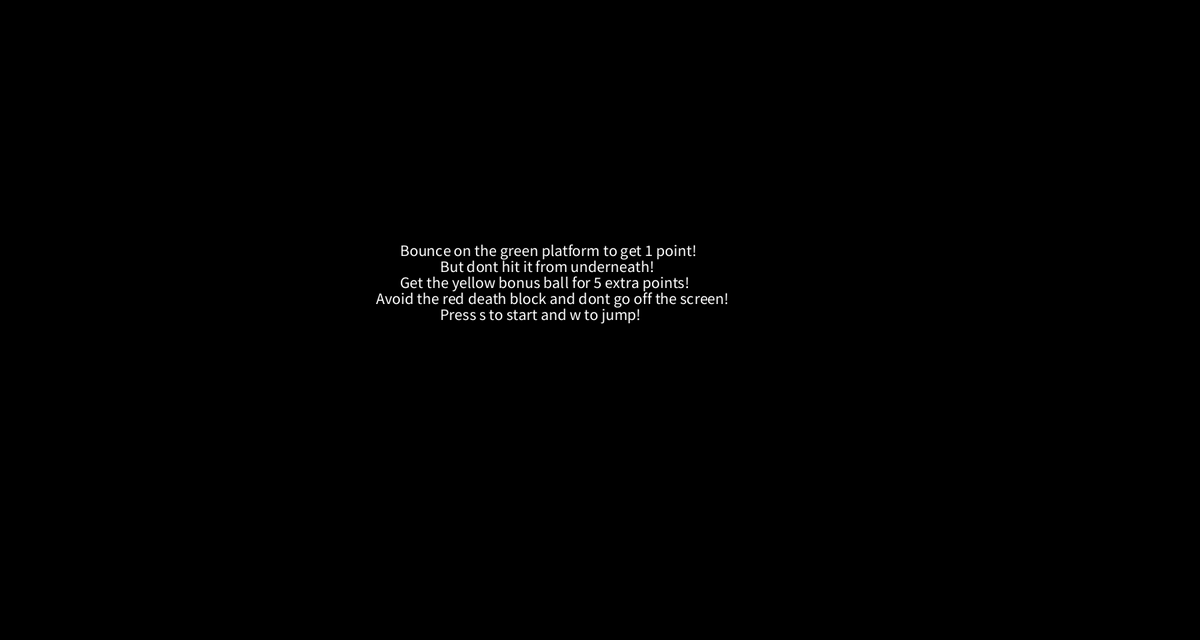
Frame 1 (no input)
Frame 60 (the mouse pressed at the canvas centre just before this capture): identical to frame 1, image omitted
Frame 120 (the mouse held since frame 60 and released just before this capture): identical to frame 1, image omitted

The Processing sketch that drew this single still picture (run headless with seeded random() and noise(); from frame 60 on, the mouse is pressed at the canvas centre):

// Processing sketch: ImpossibleGame
// ── ImpossibleGame.pde
//Trisha Miglani's final project game
GameManager game;

void setup() {
  size (1500, 800);
  game=new GameManager();
} 
void draw() {
  background(0);
  game.display();
  game.update();
}
void keyPressed() {
  game.action(key);
}


// ── Bonus.pde
class Bonus {
  int x;
  int y;
  int speed;
  Bonus() {
    x=int(random(width));
    y=int(random(height));
    speed = 9;
  }
  void draw() {
    fill(255, 255, 0);
    ellipse(x, y, 40, 40);
    textSize(10);
    fill(0);
    text("+5", x, y);
  }
  void move() {
    x=x-speed;
    if (x<=0) {
      x=width-40;
      y = int(random(height));
    }
  }
}


// ── Enemy.pde
class Enemy {
  int x;
  int y;
  int speed;
  Enemy() {
    x = int(random(width));
    y = int(random(height));
    speed = 5;
  }
  void draw() {
    fill(255, 0, 0);
    rect(x, y, 30, 30);
    textSize(10);
    fill(0, 255, 0);
    text("death", x, y+15);
  }
  void move() {
    x=x-speed;
    if (x<=0) {
      x=width;
      y=int(random(height));
    }
  }
}


// ── GameManager.pde
class GameManager {
  Player p;
  Obstacle o;
  Bonus b;
  Enemy e;
  Instructions i;
  boolean start = false;

  GameManager() {
    p = new Player();
    o = new Obstacle();
    b = new Bonus();
    e = new Enemy();
    i = new Instructions();
  }
  void display() {
    if (start==false){
    i.draw();
    }
    if (start==true) {
      o.draw();
      p.draw();
      b.draw();
      e.draw();
      fill(0, 255, 0);
      textSize(20);
      text ("Score:" + p.score, 20, 20);
    }
  }

  void update() {
    if (p.lives==1) {
      p.move();
      o.move();
      b.move();
      e.move();
      //The player gets a point everytime it bounces on top of the green block
      if (p.x+100>=o.x) {
        if (p.x<=o.x+500) {
          if (abs(o.y-(p.y+100))<=3) {
            p.y=o.y-100;
            p.speedchange(key);
            p.addpoints();
          }
        }
      }
      //The player dies if it hits the bottom of the green block
      if (p.x+100>=o.x) {
        if (p.x<=o.x+500) {
          if (abs(p.y-(o.y+30))<=3) {
            p.die();
          }
        }
      }
      //The player gets 5 extra points everytime it gets the yellow bonus ball
      if (b.x<=p.x+100) {
        if (b.x>=p.x) {
          if (b.y<=p.y+100) {
            if (b.y>=p.y) {
              p.addbonus();
              b.x=width;
            }
          }
        }
      }
      //The player dies everytime it hits the red enemy block
      if (e.x<=p.x+100) {
        if (e.x>=p.x) {
          if (e.y<=p.y+100) {
            if (e.y>=p.y) {
              p.die();
              e.x=width;
            }
          }
        }
      }
      //If the player goes off of the screen, he dies and the game is over. 
      if (p.y<=0) {
        p.die();
      }
    }
    else {
      background(0);
      textSize(100);
      fill(50, 100, 255);
      text("Game Over", width/2-300, height/2);
      textSize(75);
      text ("Score: " + p.score, width/2-200, height/2+200);
    }
  }
  void action(char key) {
    if (key=='s');
    start = true;
    p.speedchange(key);

  }
}


// ── Instructions.pde
class Instructions {
  int x;
  int y;
  Instructions() {
    x = width/2-250;
    y=height/2-100;
  }
  void draw() {
    fill(255);
    textSize(20);
    text("Bounce on the green platform to get 1 point!", x, y+20);
    text("But dont hit it from underneath!" , x+50, y+40);
    text("Get the yellow bonus ball for 5 extra points!", x, y+60);
    text("Avoid the red death block and dont go off the screen!", x-30, y+80);
    text("Press s to start and w to jump!", x+50, y+100);
  }
  

}



// ── Obstacle.pde
class Obstacle {
  int x;
  int y;

  Obstacle() {
    x=width/2;
    y= height/2;
  }
  void draw() {
    fill(0, 255, 0);
    rect(x, y, 500, 30);
  }
  void move() {
    if (x+500<0) {
      x=width;
      y=int(random(height));
    }
    else {
      x=x-8;
    }
  }
}


// ── Player.pde
class Player {
  float x;
  float y;
  PVector speed;
  int lives;
  boolean jump = false;
  int score;
  Player() {
    x=200;
    y=height-200;
    speed = new PVector(0, 0);
    lives=1;
  }
  void draw() {
    fill(0, 0, 255);
    rect(x, y, 100, 100);
  }
  void speedchange(char key) {
    if (key=='w') {
      jump = true;
      speed.y=7;
      speed.x=2;
    }
  }


  void move() {
    if (jump==true) {
      speed.y=speed.y-.2;
      y=y-speed.y;
    }
    if (y>=height-100) {
      jump=false;
    }
    if (y+100>height) {
      y=height-100;
    }
  }
  void die() {
    lives=lives-1;
  }
  void addpoints() {
    score = score + 1;
  }
  void addbonus() {
    score = score+5;
  }
}
